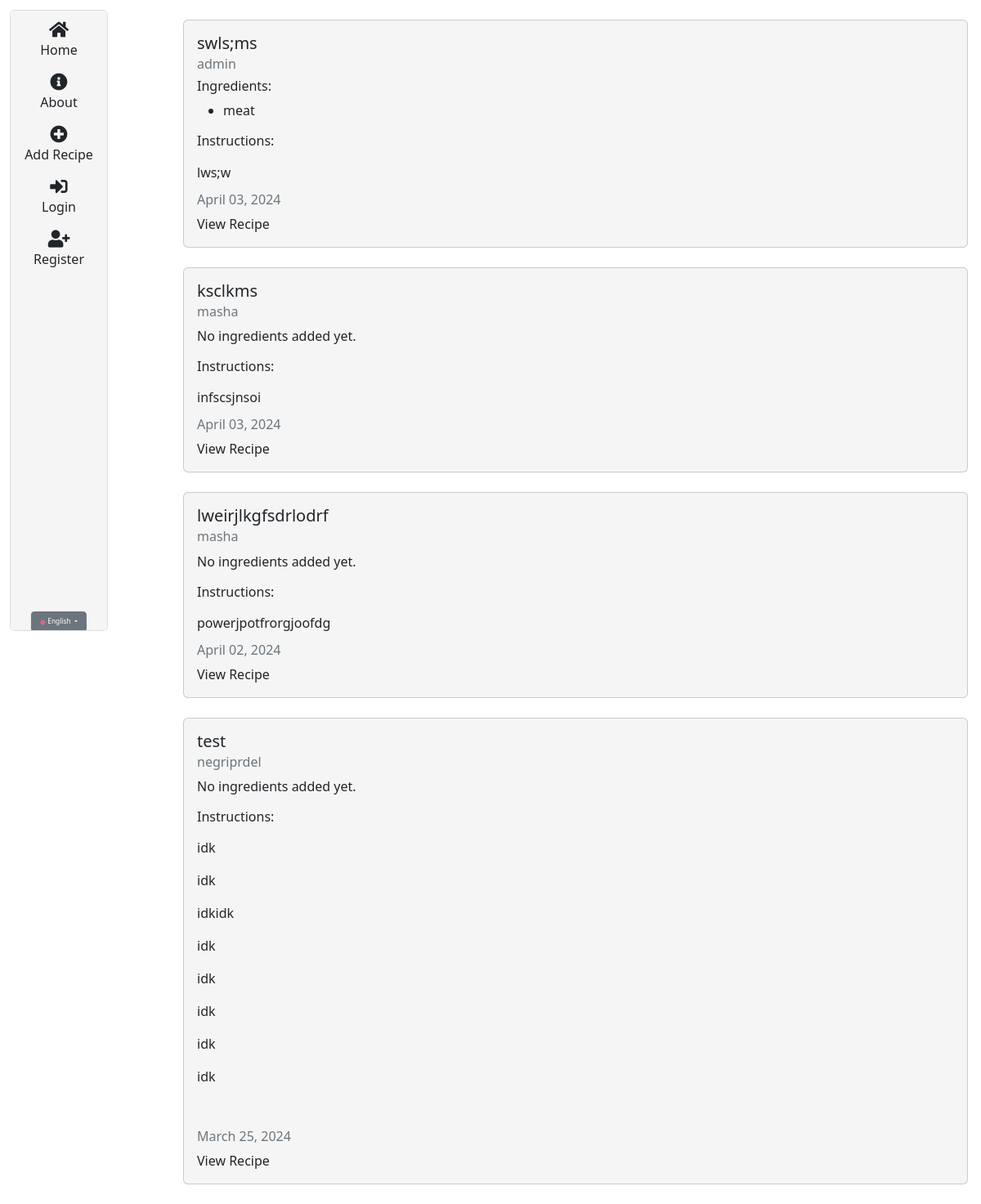
The app's page /en/, older data.
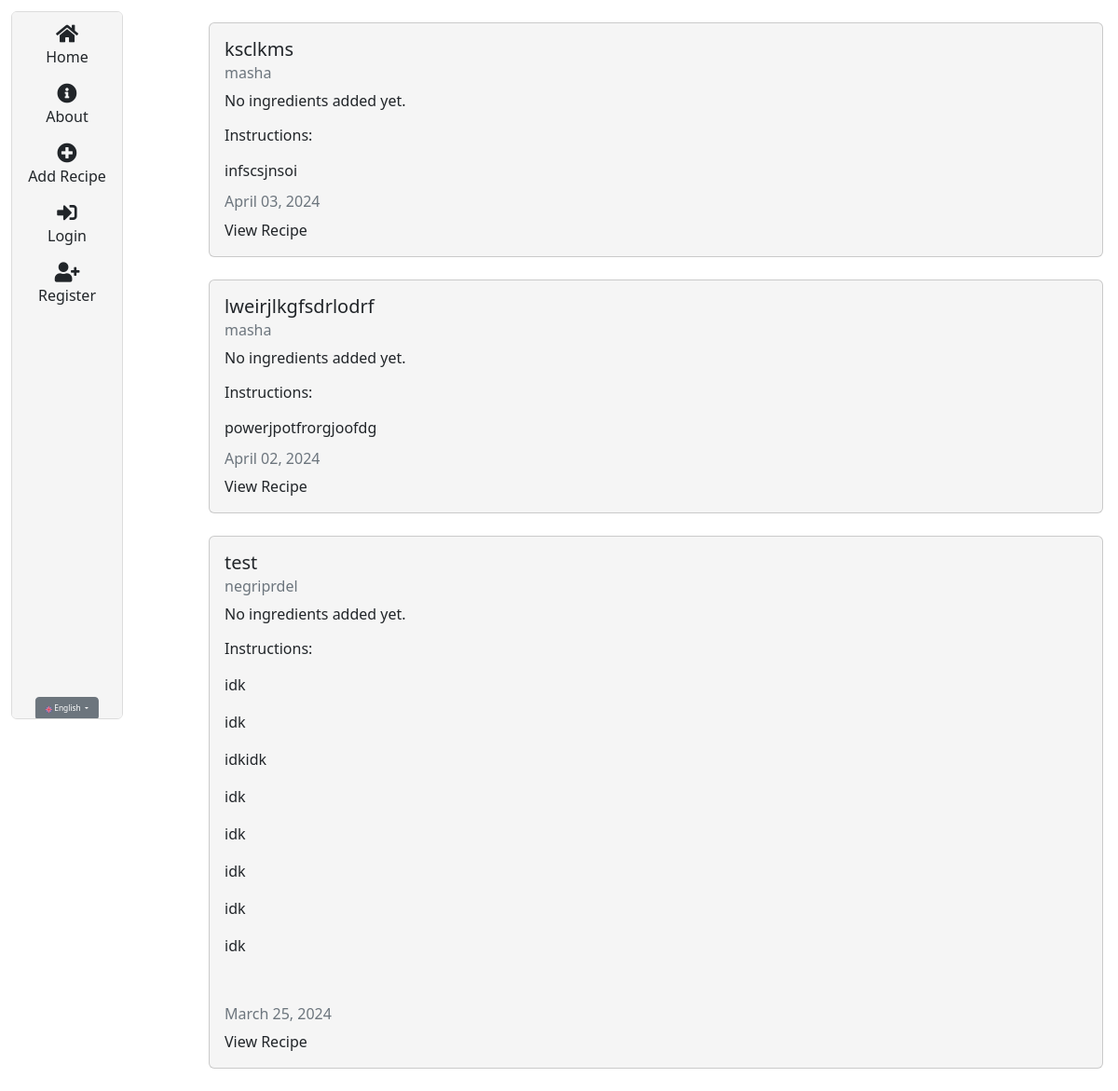
The same page, newer data.
### recipes/models.py (models this page shows, shortened)
class Recipe(models.Model):
  title = models.CharField(max_length=100)
  description = RichTextField(blank=True, null=True)
  author = models.ForeignKey(User, on_delete=models.CASCADE)
  created_at = models.DateTimeField(auto_now_add=True)
  updated_at = models.DateTimeField(auto_now=True)
  ingredients = models.ManyToManyField(Ingredient, related_name='recipes')
  likes = models.ManyToManyField(User, related_name='blog_posts')
  class Meta:
    ordering = ['-created_at']

class Ingredient(models.Model):
  name = models.CharField(max_length=100)
  class Meta:
    ordering = ['name']

### recipes/views.py (the view)
# urls.py: path('', views.RecipeListView.as_view(), name="recipes-home"),
class RecipeListView(ListView):
  model = models.Recipe
  template_name = 'recipes/home.html'
  context_object_name = 'recipes'

### recipes/templates/recipes/home.html
{% extends "recipes/box.html" %}
{% load i18n %}
{% block content %}
{% for recipe in recipes %}
<div class="container">
  <div class="card my-4" style="width: 60rem;">
    <div class="card-body">
      <h5 class="card-title">{{ recipe.title }}</h5>
      <h6 class="card-subtitle mb-2 text-muted">{{ recipe.author }}</h6>
      {% if recipe.ingredients.all|length %}
        <h6>{% trans "Ingredients:" %}</h6>
        <ul>
          {% for ingredient in recipe.ingredients.all %}
          <li>{{ ingredient.name }}</li>
          {% endfor %}
        </ul>
      {% else %}
        <p>{% trans "No ingredients added yet." %}</p>
      {% endif %}
      <h6>{% trans "Instructions:" %}</h6><p class="card-text"> {{ recipe.description | safe }}</p>
      <h6 class="card-subtitle mb-2 text-muted">
        {{ recipe.updated_at|date:"F d, Y" }}
      </h6>
      <a href="{% url 'recipes-detail' recipe.pk %}" class="card-link no-style">{% trans "View Recipe" %}</a>
    </div>
  </div>
</div>
{% endfor %}
{% endblock content %}

Row changes from the older to the newer data that the page shows:
removed Recipe: title "swls;ms", author "admin", description "lws;w", updated_at "April 03, 2024"
no longer on this page (row unchanged): Ingredient: name "meat"
